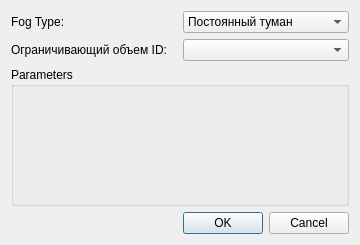
<?xml version="1.0" encoding="UTF-8"?>
<ui version="4.0">
 <class>FogDialog</class>
 <widget class="QDialog" name="FogDialog">
  <property name="windowModality">
   <enum>Qt::WindowModal</enum>
  </property>
  <property name="geometry">
   <rect>
    <x>0</x>
    <y>0</y>
    <width>360</width>
    <height>245</height>
   </rect>
  </property>
  <property name="windowTitle">
   <string>Add Fog</string>
  </property>
  <layout class="QVBoxLayout" name="verticalLayout">
   <item>
    <layout class="QHBoxLayout" name="horizontalLayout_1">
     <item>
      <widget class="QLabel" name="labelFogType">
       <property name="text">
        <string>Fog Type:</string>
       </property>
      </widget>
     </item>
     <item>
      <widget class="QComboBox" name="fogTypeCombo">
       <item>
        <property name="text">
         <string>Постоянный туман</string>
        </property>
       </item>
       <item>
        <property name="text">
         <string>Рандомный туман</string>
        </property>
       </item>
       <item>
        <property name="text">
         <string>Наземный туман</string>
        </property>
       </item>
      </widget>
     </item>
    </layout>
   </item>
   <item>
    <layout class="QHBoxLayout" name="horizontalLayout_2">
     <item>
      <widget class="QLabel" name="labelObjectId">
       <property name="text">
        <string>Ограничивающий объем ID:</string>
       </property>
      </widget>
     </item>
     <item>
      <widget class="QComboBox" name="objectIdCombo"/>
     </item>
    </layout>
   </item>
   <item>
    <widget class="QGroupBox" name="parametersGroup">
     <property name="title">
      <string>Parameters</string>
     </property>
     <layout class="QVBoxLayout" name="parametersLayout"/>
    </widget>
   </item>
   <item>
    <layout class="QHBoxLayout" name="buttonLayout">
     <item>
      <spacer name="horizontalSpacer">
       <property name="orientation">
        <enum>Qt::Horizontal</enum>
       </property>
       <property name="sizeHint" stdset="0">
        <size>
         <width>40</width>
         <height>20</height>
        </size>
       </property>
      </spacer>
     </item>
     <item>
      <widget class="QPushButton" name="okButton">
       <property name="text">
        <string>OK</string>
       </property>
       <property name="default">
        <bool>true</bool>
       </property>
      </widget>
     </item>
     <item>
      <widget class="QPushButton" name="cancelButton">
       <property name="text">
        <string>Cancel</string>
       </property>
      </widget>
     </item>
    </layout>
   </item>
  </layout>
 </widget>
 <resources/>
 <connections/>
</ui>
